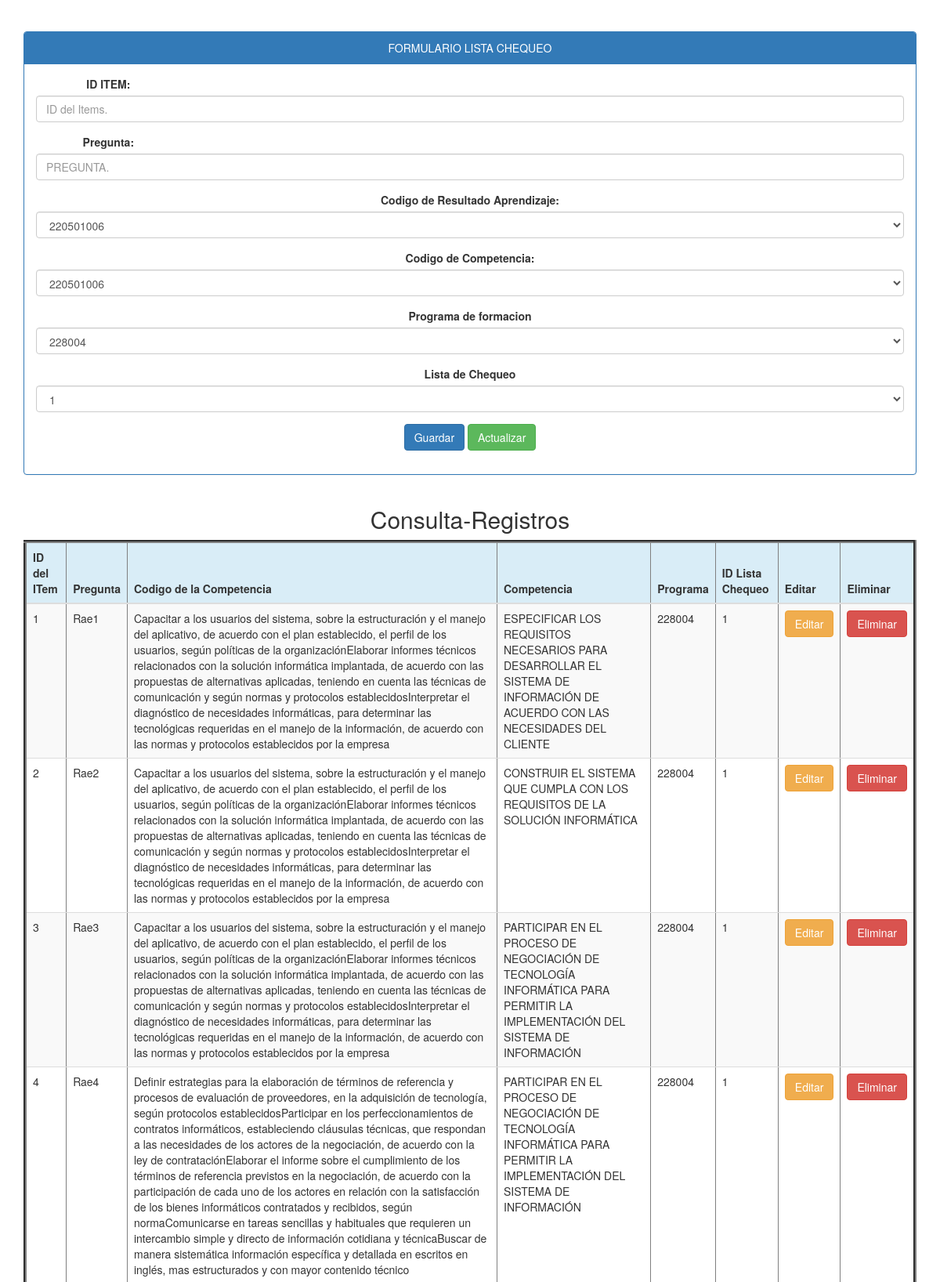
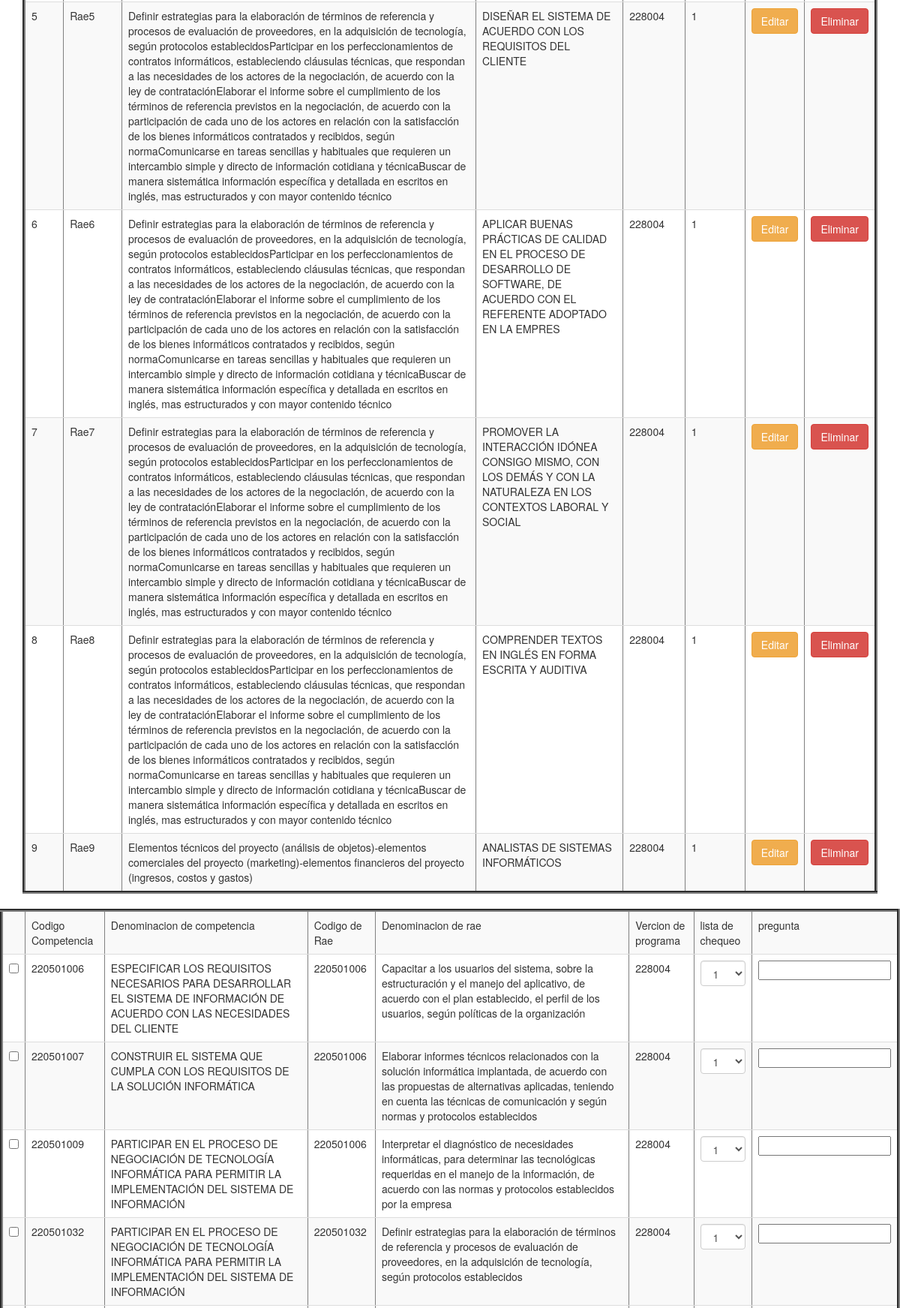
The page /ItemChecker2/documento.php (upper part) on the database its author committed (2 pictures, top to bottom).
### tables this page shows
CREATE TABLE `listitem` (
  `itemId` int(11) NOT NULL,
  `itemQuestion` varchar(100) NOT NULL,
  `codeL` varchar(40) NOT NULL,
  `codeC` varchar(15) NOT NULL,
  `programCode_version` varchar(15) NOT NULL,
  `listId` varchar(45) NOT NULL
);

CREATE TABLE `learningresult` (
  `codeL` varchar(40) NOT NULL,
  `denomination` tinytext NOT NULL,
  `codeC` varchar(15) NOT NULL,
  `programCode_version` varchar(15) NOT NULL
);

CREATE TABLE `competence` (
  `codeC` varchar(40) NOT NULL,
  `denomination` tinytext NOT NULL,
  `programCode_version` varchar(15) NOT NULL
);

### ItemChecker2/Controller.php (called while the page is built, shortened)
<?php
class ListaCheck{
public function _get ($k){return $this->$k;}
public function _set ($k,$V){return $this-> $k = $V;}
}
?>

### conexion.php (called while the page is built)
<?php
class database {
	public static function conectar (){
	try{
	$pdo=new PDO('mysql:host=localhost;dbname=db_SOSP; charset=utf8','root','');
 	$pdo->setAttribute (PDO::ATTR_ERRMODE,PDO::ERRMODE_EXCEPTION);
 	return $pdo;
	}catch (Exception $e){
	die($e->getMessage());
		}
	}
}
?>

### ItemChecker2/Model.php (called while the page is built, shortened)
<?php
class ItemsCheck{
	private $pdo;
	public function __CONSTRUCT(){
	try{
	$this ->pdo=database::conectar();
	}catch(Exception $ex){
	die($e->getMessage());
	}
	}
public function Listar(){
	try{
		$result = array();
		$stm = $this->pdo->Prepare('SELECT * FROM listitem ');
		$stm->execute();
		foreach($stm->fetchAll(PDO::FETCH_OBJ) as $r) {
			$usu = new ListaCheck();
			$usu->_SET('itemId', $r->itemId);
			$usu->_SET('itemQuestion', $r->itemQuestion);
			$usu->_SET('codeL', $r->codeL);
			$usu->_SET('codeC', $r->codeC);
			$usu->_SET('programCode_version', $r->programCode_version);
			$usu->_SET('listId', $r->listId);
			$result[] = $usu;
		}
		return $result;
	}
	catch(Exception $e){
		die ($e->getMessage());
	}
}
}
?>

### ItemChecker2/documento.php (the view, shortened to what this page needs)
<?php
require_once '../conexion.php';
$usu = new ListaCheck();
$model = new ItemsCheck();
$db = database::conectar();
?>
<!DOCTYPE html>
<html lang="es">
<head>
	<link rel="stylesheet"  href="../bootstrap/css/bootstrap.css">
	<link rel="stylesheet" type="text/css" href="css/bootstrap.min.css">
</head>
<body>
<center>
<div class="container">
	<div class="panel panel-primary">
	<div class="panel-heading">FORMULARIO LISTA CHEQUEO</div>
	<div class="panel-body">
<form action ="" method="post">
<div class="form-group">
      <label class="control-label col-sm-2" for="ID">ID ITEM:</label><br>
      <input type="text" name="itemId" value="<?php echo $usu->_GET('itemId')?>" class="form-control" placeholder="ID del Items." required>
      <div class="col-sm-10">
      </div>
    </div>
	<div class="form-group">
      <label class="control-label col-sm-2" for="ID">Pregunta:</label><br>
      <input type="text" name="itemQuestion" value="<?php echo $usu->_GET('itemQuestion')?>" class="form-control" placeholder="PREGUNTA." required>
      <div class="col-sm-10">
      </div>
    </div>
	<div class="form-group">
	<label>Codigo de Resultado Aprendizaje:</label>
	<select class="form-control" name="codeL">
	<?php
	foreach($db-> query('SELECT * FROM learningresult')as $row){
	echo '<option value="'.$row['codeL'].'">'.$row['codeL'].'</option>';
	}
	?>
	</select>
	</div>
    <div class="form-group">
	<label>Codigo de Competencia:</label>
	<select class="form-control" name="codeC">
	<?php
	foreach($db-> query('SELECT * FROM learningresult')as $row){
	echo '<option value="'.$row['codeC'].'">'.$row['codeC'].'</option>';
	}
	?>
	</select>
	</div>
	<div class="form-group">
	<label>Programa de formacion</label>
	<select class="form-control" name="programCode_version">
	<?php
	foreach($db-> query('SELECT * FROM checklist')as $row){
	echo '<option value="'.$row['programCode_version'].'">'.$row['programCode_version'].'</option>';
	}
	?>
	</select>
	</div>
	<div class="form-group">
	<label>Lista de Chequeo</label>
	<select class="form-control" name="listId">
	<?php
	foreach($db-> query('SELECT * FROM checklist')as $row){
	echo '<option value="'.$row['listId'].'">'.$row['listId'].'</option>';
	}
	?>
	</select>
	</div>
	<div class="form-group">
		<input type="submit" class="btn btn-primary" value="Guardar" onclick="this.form.action='?action=registrar';"/>
		<input type="submit" class="btn btn-success" value="Actualizar" onclick="this.form.action='?action=Actualizar';"/>
	</div>
	</form>
	</div>
	</div>
	</div>
	<div class="container">
		<h2>Consulta-Registros</h2>
		<div class="table-responsive">
			<table border="4" class="table table-striped">
			<thead>
				<tr class="info">
					<th>ID del ITem</th>
					<th>Pregunta</th>
					<th>Codigo de la Competencia</th>
					<th>Competencia</th>
					<th>Programa</th>
					<th>ID Lista Chequeo</th>
					<th>Editar</th>
					<th>Eliminar</th>
					</tr>
			</thead>
		<?php
		$numero=0;
		foreach ($model->Listar() as $r){
			?>
			<tr>
			<td><?php echo $r->_GET('itemId');?></td>
			<td><?php echo $r->_GET('itemQuestion');?></td>
			<td><?php  if(isset($numero)){
				foreach($db-> query('SELECT denomination FROM learningresult where codeL='.$r->_GET('codeL').'')as $row){
        		echo $row['denomination'];
        	}
        	}
			 ?></td>
			<td><?php if(isset($numero)){
				foreach($db-> query('SELECT denomination FROM competence where codeC='.$r->_GET('codeC').'')as $row){
     		 echo $row['denomination'];
	}
			}
			 ?></td>
			<td><?php echo $r->_GET('programCode_version');?></td>
			<td><?php echo $r->_GET('listId');?></td>
			<td>
				<a href="?action=editar&itemId=<?php echo $r->_GET('itemId'); ?>" class="btn btn-warning">Editar</a>
			</td>
			<td>
				<a href="?action=eliminar&itemId=<?php echo $r->_GET('itemId'); ?>" class="btn btn-danger" onclick ="return confirm('¿Esta seguro de eliminar este Usuario?')">Eliminar</a>
			</td>
			</tr>
		<?php } ?>
			</table>
			</div>
			</div>
</center>
<form action ="" method="post">
<table border="4" class="table table-striped">
<tr>
	<td></td>
	<td>Codigo Competencia</td>
	<td>Denominacion de competencia</td>
	<td>Codigo de Rae</td>
	<td>Denominacion de rae</td>
	<td>Vercion de programa</td>
	<td>lista de chequeo</td>
	<td>pregunta</td>
</tr>
<?php
$i = 0;
foreach($db-> query('SELECT competence.denomination as denominationC, competence.codeC, learningresult.denomination as denominationL, learningresult.codeL, competence.programCode_version FROM competence, learningresult WHERE competence.codeC = learningresult.codeC')as $row){ ?>
<tr>
	<td><input name="data[<?php echo $i; ?>]" type="checkbox" id="d" value="<?php echo $row['codeC'].'***'.$row['codeL'].'***'.$row['programCode_version']; ?>"></td>
	<td><?php echo $row['codeC']; ?></td>
	<td><?php echo $row['denominationC']; ?></td>
	<td><?php echo $row['codeL']; ?></td>
	<td><?php echo $row['denominationL']; ?></td>
	<td><?php echo $row['programCode_version']; ?></td>
	<td>
	<select class="form-control" name="listId[<?php echo $i; ?>]">
	<?php
	foreach($db-> query('SELECT * FROM checklist')as $row){
	echo '<option value="'.$row['listId'].'">'.$row['listId'].'</option>';
	}
	?>
	</select>
	</td>
	<td><input type="text" name="preguntaRae[<?php echo $i; ?>]"></td>
</tr>
<?php $i++; } ?>
</table>
</form>
</body>
</html>

### rows shown on the page
listitem: _GET "1", _GET "Rae1", _GET "228004"
learningresult: denomination "Capacitar a los usuarios del sistema, sobre la estructuración y el manejo del aplicativo, de acuerdo con el plan establecido, el perfil de los usuarios, según políticas de la organización", competence.codeC "220501006", competence.denomination "ESPECIFICAR LOS REQUISITOS NECESARIOS PARA DESARROLLAR EL SISTEMA DE INFORMACIÓN DE ACUERDO CON LAS NECESIDADES DEL CLIENTE", codeL "220501006", competence.programCode_version "228004"
learningresult: denomination "Elaborar informes técnicos relacionados con la solución informática implantada, de acuerdo con las propuestas de alternativas aplicadas, teniendo en cuenta las técnicas de comunicación y según normas y protocolos establecidos", competence.codeC "220501007", competence.denomination "CONSTRUIR EL SISTEMA QUE CUMPLA CON LOS REQUISITOS DE LA SOLUCIÓN INFORMÁTICA", codeL "220501006", competence.programCode_version "228004"
learningresult: denomination "Interpretar el diagnóstico de necesidades informáticas, para determinar las tecnológicas requeridas en el manejo de la información, de acuerdo con las normas y protocolos establecidos por la empresa", competence.codeC "220501009", competence.denomination "PARTICIPAR EN EL PROCESO DE NEGOCIACIÓN DE TECNOLOGÍA INFORMÁTICA PARA PERMITIR LA IMPLEMENTACIÓN DEL SISTEMA DE INFORMACIÓN", codeL "220501006", competence.programCode_version "228004"
competence: denomination "ESPECIFICAR LOS REQUISITOS NECESARIOS PARA DESARROLLAR EL SISTEMA DE INFORMACIÓN DE ACUERDO CON LAS NECESIDADES DEL CLIENTE"
listitem: _GET "2", _GET "Rae2", _GET "228004", _GET "1"
competence: denomination "CONSTRUIR EL SISTEMA QUE CUMPLA CON LOS REQUISITOS DE LA SOLUCIÓN INFORMÁTICA"
listitem: _GET "3", _GET "Rae3", _GET "228004", _GET "1"
competence: denomination "PARTICIPAR EN EL PROCESO DE NEGOCIACIÓN DE TECNOLOGÍA INFORMÁTICA PARA PERMITIR LA IMPLEMENTACIÓN DEL SISTEMA DE INFORMACIÓN"
listitem: _GET "4", _GET "Rae4", _GET "228004", _GET "1"
learningresult: denomination "Definir estrategias para la elaboración de términos de referencia y procesos de evaluación de proveedores, en la adquisición de tecnología, según protocolos establecidos", competence.codeC "220501032", competence.denomination "PARTICIPAR EN EL PROCESO DE NEGOCIACIÓN DE TECNOLOGÍA INFORMÁTICA PARA PERMITIR LA IMPLEMENTACIÓN DEL SISTEMA DE INFORMACIÓN", codeL "220501032", competence.programCode_version "228004"
learningresult: denomination "Participar en los perfeccionamientos de contratos informáticos, estableciendo cláusulas técnicas, que respondan a las necesidades de los actores de la negociación, de acuerdo con la ley de contratación"
learningresult: denomination "Elaborar el informe sobre el cumplimiento de los términos de referencia previstos en la negociación, de acuerdo con la participación de cada uno de los actores en relación con la satisfacción de los bienes informáticos contratados y recibidos, según norma"
learningresult: denomination "Comunicarse en tareas sencillas y habituales que requieren un intercambio simple y directo de información cotidiana y técnica"
learningresult: denomination "Buscar de manera sistemática información específica y detallada en escritos en inglés, mas estructurados y con mayor contenido técnico"
listitem: _GET "5", _GET "Rae5", _GET "228004", _GET "1"
competence: denomination "DISEÑAR EL SISTEMA DE ACUERDO CON LOS REQUISITOS DEL CLIENTE"
listitem: _GET "6", _GET "Rae6", _GET "228004", _GET "1"
competence: denomination "APLICAR BUENAS PRÁCTICAS DE CALIDAD EN EL PROCESO DE DESARROLLO DE SOFTWARE, DE ACUERDO CON EL REFERENTE ADOPTADO EN LA EMPRES"
listitem: _GET "7", _GET "Rae7", _GET "228004", _GET "1"
competence: denomination "PROMOVER LA INTERACCIÓN IDÓNEA CONSIGO MISMO, CON LOS DEMÁS Y CON LA NATURALEZA EN LOS CONTEXTOS LABORAL Y SOCIAL"
listitem: _GET "8", _GET "Rae8", _GET "228004", _GET "1"
competence: denomination "COMPRENDER TEXTOS EN INGLÉS EN FORMA ESCRITA Y AUDITIVA"
listitem: _GET "9", _GET "Rae9", _GET "228004", _GET "1"
learningresult: denomination "Elementos técnicos del proyecto (análisis de objetos)-elementos comerciales del proyecto (marketing)-elementos financieros del proyecto (ingresos, costos y gastos)"
competence: denomination "ANALISTAS DE SISTEMAS INFORMÁTICOS"

### other values the page prints
form field codeL "220501006"
form field codeC "220501006"
form field programCode_version "228004"
form field listId "1"
form field value "1"
